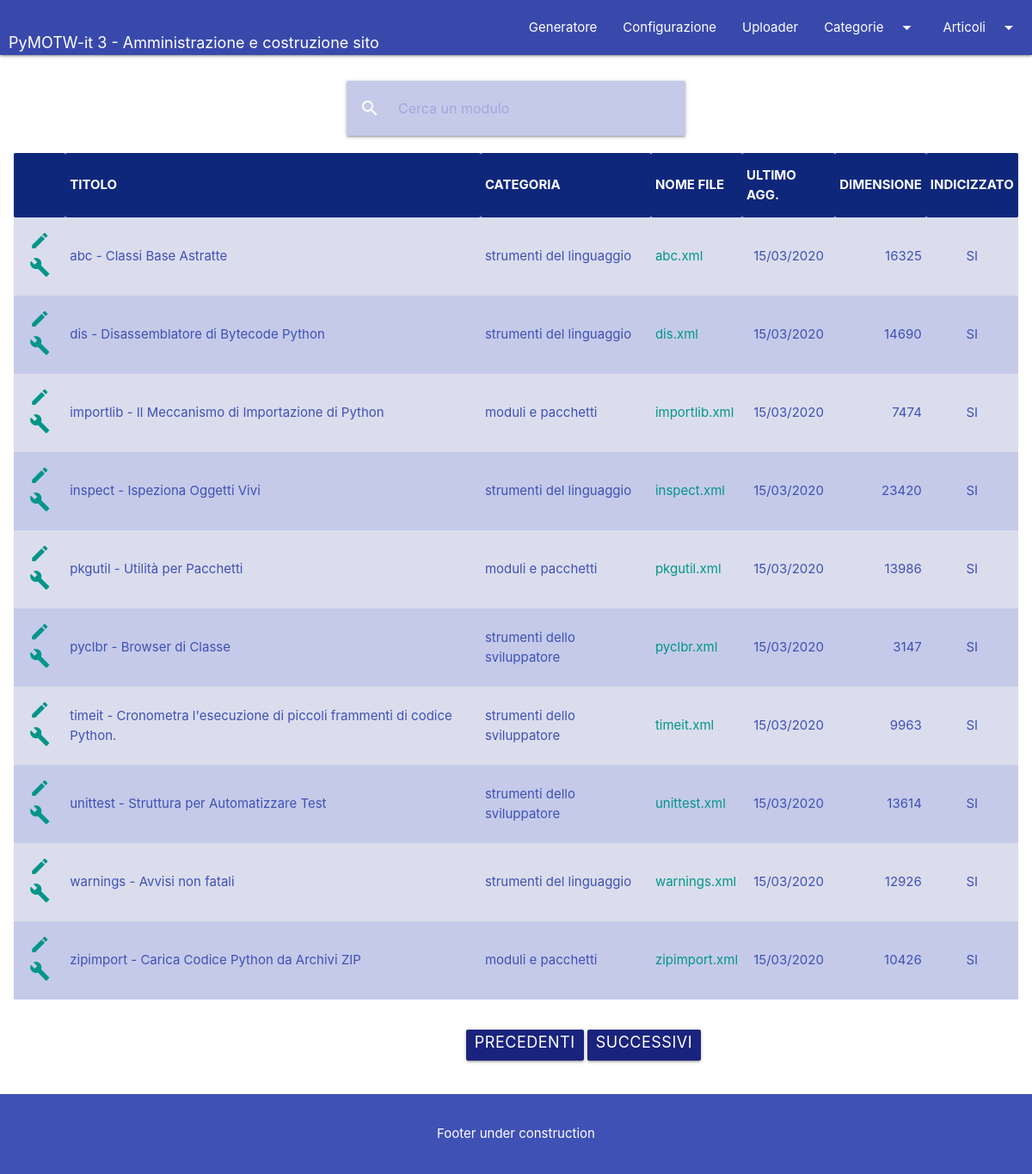
/article/all, run on the app's committed database.
### app/models.py (models this page shows, shortened)
class Article(db.Model):
    __tablename__ = 'articles'
    id = db.Column(db.Integer, primary_key=True)
    title = db.Column(db.String(255))
    categ_id = db.Column(db.Integer, db.ForeignKey('categories.id'))
    artcat = db.relationship('Category', backref='article')
    filename = db.Column(db.String(255), nullable=False, unique=True)
    lastmod = db.Column(db.DateTime)
    size = db.Column(db.Integer)
    indexed = db.Column(db.Integer)

class Category(db.Model):
    __tablename__ = 'categories'
    id = db.Column(db.Integer, primary_key=True)
    descr = db.Column(db.String(255), nullable=False)
    articles = db.relationship('Article', backref='category',
                               lazy='dynamic')

### app/routes/main.py (the view)
@main.route('/article/<string:key>', methods=['GET', 'POST'])
def article(key):
    diz = _get_config_items()
    form = SearchArticlesForm()
    page = request.args.get('page', 1, type=int)
    if request.method == 'POST':
        articles = Article.query.filter(
            Article.title.contains(request.form['filter_text'])
        ).paginate(page, 10, False)
    else:
        if key and re.match(r'^\d+$', key):
            articles = Article.query.filter_by(
                categ_id=int(key)
            ).paginate(page, 10, False)
        else:
            articles = Article.query.paginate(
                page, 10, False
            )
    next_url = url_for('main.article', key=key, page=articles.next_num) \
        if articles.has_next else None
    prev_url = url_for('main.article', key=key, page=articles.prev_num) \
        if articles.has_prev else None
    data = dict(articles=articles, next=next_url, prev=prev_url,
                source_articles_folder=diz['tran_dir'],
                headers=',TITOLO,CATEGORIA,NOME FILE,ULTIMO AGG.,'
                        'DIMENSIONE, INDICIZZATO'.split(','))
    return render_template('article.html', key=None, data=data, form=form)

### app/forms.py
class SearchArticlesForm(FlaskForm):
    filter_text = StringField('filterText', validators=[DataRequired()])

### app/models.py (called while the page is built)
    @staticmethod
    def parse_config() -> Tuple[DefaultDict[str, List['GeneratorConfig']],
                                List['GeneratorConfig']]:
        retval = defaultdict(list)
        objlist = list()
        for rk in GeneratorConfig.query.all():
            retval[rk.conf_tabname].append(rk)
            objlist.append(rk)
        return retval, objlist

### app/routes/main.py (called while the page is built)
def _get_config_items():
    parameters, objlist = GeneratorConfig.parse_config()
    diz = dict()
    for obj in objlist:
        diz[obj.conf_key] = obj.conf_value
    return diz

### app/templates/article.html (shortened to what this page needs)
{% extends 'base.html' %}
{% block content %}
  <div class="container">
    <div class="row">
      <div class="col s12 l6 offset-l3">
        <nav>
          <div class="nav-wrapper">
            <form method="post" name="builderlog" action="">
              <div class="input-field">
              {{ form.filter_text(size=50,
                  class="indigo lighten-4 indigo-text text-harden-5", type="search",
                  required=required, id="filterText", placeholder="Cerca un modulo") }}
                <label class="label-icon" for="search"><i
                    class="material-icons">search</i></label>
                <i class="material-icons">close</i>
              </div>
            </form>
          </div>
        </nav>
          </div>
      </div>
    </div>
  </div>
  <div class="row">
    <div class="col s12 m6 l12">
      <table class="table striped indigo lighten-4 indigo-text">
        <thead class="head-articles">
        <tr>
          {% for header in data.headers %}
            <th>{{ header }}</th>
          {% endfor %}
        </tr>
        </thead>
        <tbody>
        {% for article in data.articles.items | sort(attribute='title') %}
          <tr>
            <td class="center-align">
              <a class="teal-text darken-5"
                 title="Modifica voce articolo"
                 href="{{ url_for('main.article', key=article.id) }}">
                <i class="material-icons">edit</i>
              </a>
              <a class="teal-text darken-5"
                 title="(Ri)genera pagina articolo"
                 href="{{ url_for('main.generator', module=article.filename) }}">
                <i class="material-icons">build</i>
              </a>
            </td>
            <td class="left-align">{{ article.title }}</td>
            <td class="left-align">{{ article.artcat.descr }}</td>
            <td class="left-align">
              <a class="teal-text darken-5"
                 title="Modifica sorgente articolo"
                 href="{{ url_for('main.source', module_name=article.filename) }}"
              >
                {{ article.filename }}
              </a>
            </td>
            <td class="center-align">{{ article.lastmod.strftime("%d/%m/%Y") }}</td>
            <td class="right-align">{{ "%d"|format(article.size) }}</td>
            <td class="center-align">{% if article.indexed == 1 %}
              SI{% else %}NO{% endif %}</td>
          </tr>
        {% endfor %}
        </tbody>
      </table>
    </div>
  </div>
  <div class="container">
    <div class="row">
      <div class="col s12 m6 l6 offset-l5 offset-m3 offset-s1">
        <ul class="pagination">
          <li><a href="{{ data.prev }}"
                 class="indigo darken-4 white-text waves-effect waves-light btn">Precedenti</a>
          </li>
          <li><a href="{{ data.next }}"
                 class="indigo darken-4 white-text waves-effect waves-light btn">Successivi</a>
          </li>
        </ul>
      </div>
    </div>
  </div>
{% endblock %}

### app/static/css/admin-style.css (style rules this page uses)
:root { --head-color: #0f277b; }
thead { background-color: #0f277b; color: white; font-width: bolder; }
#filterText::placeholder { color: #9fa8da; opacity: 1; }

### data on the page
Article: title "abc - Classi Base Astratte", artcat.descr "strumenti del linguaggio", filename "abc.xml", lastmod "15/03/2020", size "16325", indexed "SI"
Article: title "dis - Disassemblatore di Bytecode Python", artcat.descr "strumenti del linguaggio", filename "dis.xml", lastmod "15/03/2020", size "14690", indexed "SI"
Article: title "importlib - Il Meccanismo di Importazione di Python", artcat.descr "moduli e pacchetti", filename "importlib.xml", lastmod "15/03/2020", size "7474", indexed "SI"
Article: title "inspect - Ispeziona Oggetti Vivi", artcat.descr "strumenti del linguaggio", filename "inspect.xml", lastmod "15/03/2020", size "23420", indexed "SI"
Article: title "pkgutil - Utilità per Pacchetti", artcat.descr "moduli e pacchetti", filename "pkgutil.xml", lastmod "15/03/2020", size "13986", indexed "SI"
Article: title "pyclbr - Browser di Classe", artcat.descr "strumenti dello sviluppatore", filename "pyclbr.xml", lastmod "15/03/2020", size "3147", indexed "SI"
Article: title "timeit - Cronometra l'esecuzione di piccoli frammenti di codice Python.", artcat.descr "strumenti dello sviluppatore", filename "timeit.xml", lastmod "15/03/2020", size "9963", indexed "SI"
Article: title "unittest - Struttura per Automatizzare Test", artcat.descr "strumenti dello sviluppatore", filename "unittest.xml", lastmod "15/03/2020", size "13614", indexed "SI"
Article: title "warnings - Avvisi non fatali", artcat.descr "strumenti del linguaggio", filename "warnings.xml", lastmod "15/03/2020", size "12926", indexed "SI"
Article: title "zipimport - Carica Codice Python da Archivi ZIP", artcat.descr "moduli e pacchetti", filename "zipimport.xml", lastmod "15/03/2020", size "10426", indexed "SI"

### other printed values
{{ header }} "TITOLO" "CATEGORIA" "NOME FILE" "ULTIMO AGG." "DIMENSIONE" "INDICIZZATO"
